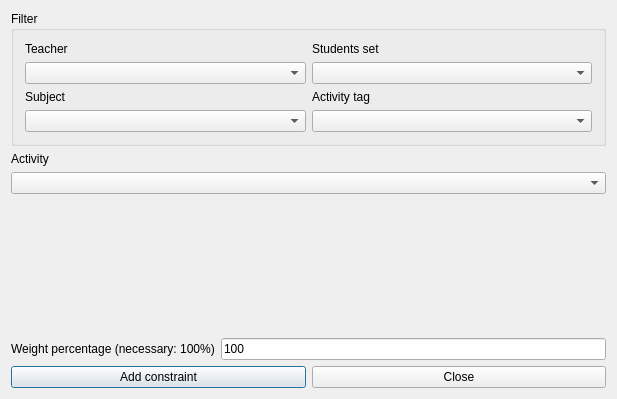
<?xml version="1.0" encoding="UTF-8"?>
<ui version="4.0">
 <class>AddConstraintActivityEndsTeachersDayForm_template</class>
 <widget class="QDialog" name="AddConstraintActivityEndsTeachersDayForm_template">
  <property name="geometry">
   <rect>
    <x>0</x>
    <y>0</y>
    <width>617</width>
    <height>399</height>
   </rect>
  </property>
  <property name="windowTitle">
   <string extracomment="This is the title of the dialog to add a new constraint of this type">Add activity ends teachers day</string>
  </property>
  <layout class="QGridLayout" name="gridLayout_2">
   <item row="0" column="0">
    <widget class="QGroupBox" name="filterGroupBox">
     <property name="title">
      <string>Filter</string>
     </property>
     <layout class="QGridLayout" name="gridLayout">
      <item row="0" column="0">
       <widget class="QLabel" name="teachersTextLabel">
        <property name="text">
         <string>Teacher</string>
        </property>
        <property name="wordWrap">
         <bool>false</bool>
        </property>
       </widget>
      </item>
      <item row="0" column="1">
       <widget class="QLabel" name="studentsTextLabel">
        <property name="text">
         <string>Students set</string>
        </property>
        <property name="wordWrap">
         <bool>false</bool>
        </property>
       </widget>
      </item>
      <item row="1" column="0">
       <widget class="QComboBox" name="teachersComboBox"/>
      </item>
      <item row="1" column="1">
       <widget class="QComboBox" name="studentsComboBox"/>
      </item>
      <item row="2" column="0">
       <widget class="QLabel" name="subjectsTextLabel">
        <property name="text">
         <string>Subject</string>
        </property>
        <property name="wordWrap">
         <bool>false</bool>
        </property>
       </widget>
      </item>
      <item row="2" column="1">
       <widget class="QLabel" name="activityTagsTextLabel">
        <property name="text">
         <string>Activity tag</string>
        </property>
        <property name="wordWrap">
         <bool>false</bool>
        </property>
       </widget>
      </item>
      <item row="3" column="0">
       <widget class="QComboBox" name="subjectsComboBox"/>
      </item>
      <item row="3" column="1">
       <widget class="QComboBox" name="activityTagsComboBox"/>
      </item>
     </layout>
    </widget>
   </item>
   <item row="1" column="0">
    <layout class="QVBoxLayout">
     <item>
      <widget class="QLabel" name="activityTextLabel">
       <property name="frameShape">
        <enum>QFrame::NoFrame</enum>
       </property>
       <property name="frameShadow">
        <enum>QFrame::Plain</enum>
       </property>
       <property name="text">
        <string>Activity</string>
       </property>
       <property name="wordWrap">
        <bool>false</bool>
       </property>
      </widget>
     </item>
     <item>
      <widget class="QComboBox" name="activitiesComboBox">
       <property name="editable">
        <bool>false</bool>
       </property>
       <property name="insertPolicy">
        <enum>QComboBox::NoInsert</enum>
       </property>
       <property name="duplicatesEnabled">
        <bool>false</bool>
       </property>
      </widget>
     </item>
    </layout>
   </item>
   <item row="2" column="0">
    <spacer name="spacer2">
     <property name="orientation">
      <enum>Qt::Vertical</enum>
     </property>
     <property name="sizeType">
      <enum>QSizePolicy::Expanding</enum>
     </property>
     <property name="sizeHint" stdset="0">
      <size>
       <width>21</width>
       <height>71</height>
      </size>
     </property>
    </spacer>
   </item>
   <item row="3" column="0">
    <layout class="QHBoxLayout">
     <item>
      <widget class="QLabel" name="weightTextLabel">
       <property name="frameShape">
        <enum>QFrame::NoFrame</enum>
       </property>
       <property name="frameShadow">
        <enum>QFrame::Plain</enum>
       </property>
       <property name="text">
        <string>Weight percentage (necessary: 100%)</string>
       </property>
       <property name="wordWrap">
        <bool>false</bool>
       </property>
      </widget>
     </item>
     <item>
      <widget class="QLineEdit" name="weightLineEdit">
       <property name="text">
        <string notr="true">100</string>
       </property>
      </widget>
     </item>
    </layout>
   </item>
   <item row="4" column="0">
    <layout class="QHBoxLayout">
     <item>
      <widget class="QPushButton" name="addConstraintPushButton">
       <property name="text">
        <string>Add constraint</string>
       </property>
      </widget>
     </item>
     <item>
      <widget class="QPushButton" name="closePushButton">
       <property name="text">
        <string>Close</string>
       </property>
      </widget>
     </item>
    </layout>
   </item>
  </layout>
 </widget>
 <layoutdefault spacing="6" margin="11"/>
 <resources/>
 <connections/>
</ui>
